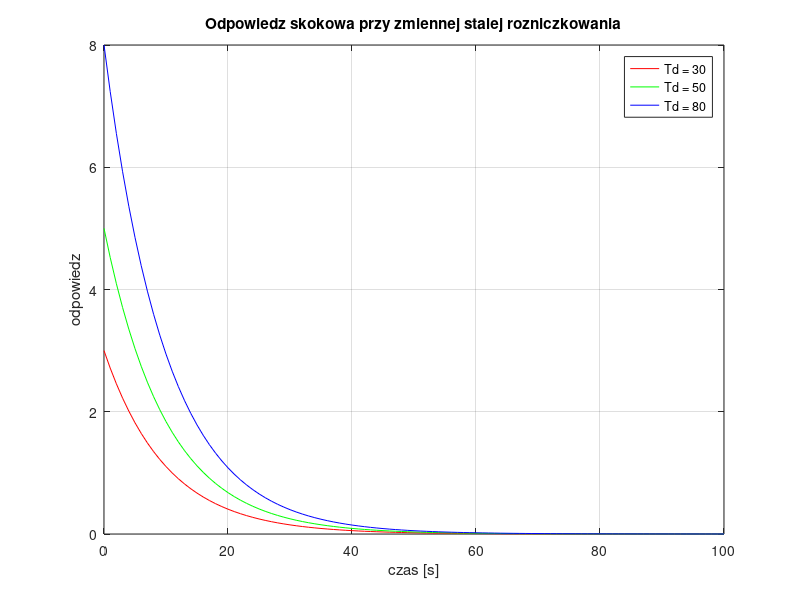
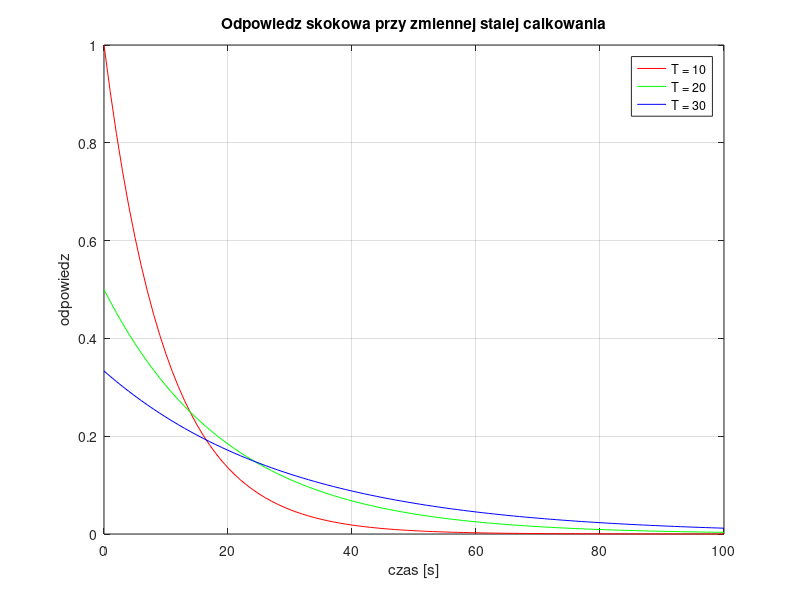
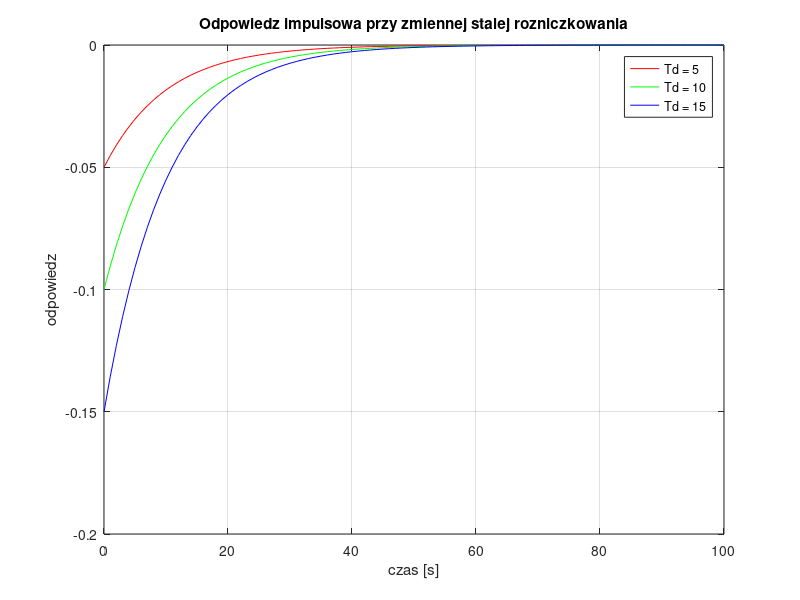
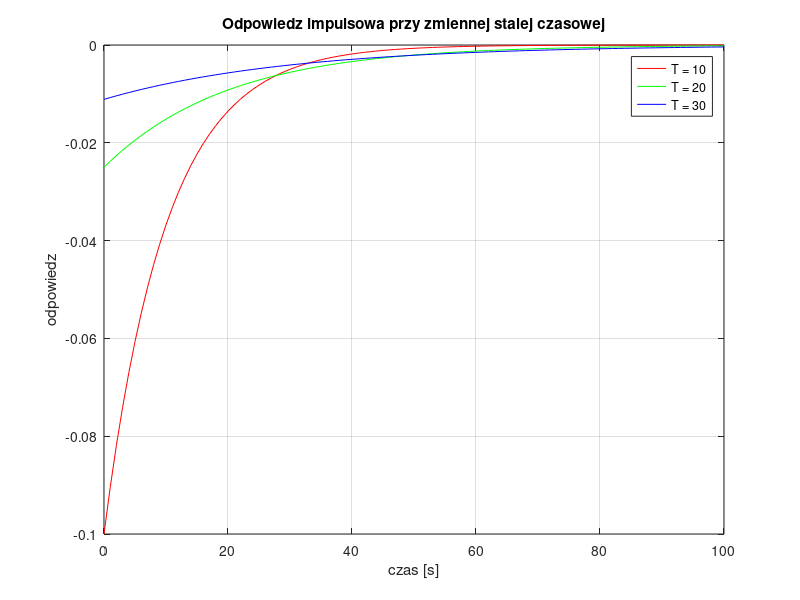

The MATLAB script that drew these images, in order:
clear all; close all;

% Obiekt rozniczkujacy rzeczywisty
% ************************************************************************
% Odpowiedz skokowa
% ************************************************************************
figure(1)
T = 10; Td = 30;
g = tf([Td 0], [T 1]);
[y1 t1] = step(g, 100);

T = 10; Td = 50;
g = tf([Td 0], [T 1]);
[y2 t2] = step(g, 100);

T = 10; Td = 80;
g = tf([Td 0], [T 1]);
[y3 t3] = step(g, 100);

plot(t1, y1, 'r', t2, y2, 'g', t3, y3, 'b')
grid on
title('Odpowiedz skokowa przy zmiennej stalej rozniczkowania')
xlabel('czas [s]')
ylabel('odpowiedz')
legend('Td = 30', 'Td = 50', 'Td = 80')
% ************************************************************************
figure(2)
T = 10; Td = 10;
g = tf([Td 0], [T 1]);
[y1 t1] = step(g, 100);

T = 20; Td = 10;
g = tf([Td 0], [T 1]);
[y2 t2] = step(g, 100);

T = 30; Td = 10;
g = tf([Td 0], [T 1]);
[y3 t3] = step(g, 100);

plot(t1, y1, 'r', t2, y2, 'g', t3, y3, 'b')
grid on
title('Odpowiedz skokowa przy zmiennej stalej calkowania')
xlabel('czas [s]')
ylabel('odpowiedz')
legend('T = 10', 'T = 20', 'T = 30')
% ************************************************************************
% Odpowiedz impulsowa
% ************************************************************************
figure(3)
T = 10; Td = 5;
g = tf([Td 0], [T 1]);
[y1 t1] = impulse(g, 100);

T = 10; Td = 10;
g = tf([Td 0], [T 1]);
[y2 t2] = impulse(g, 100);

T = 10; Td = 15;
g = tf([Td 0], [T 1]);
[y3 t3] = impulse(g, 100);

plot(t1, y1, 'r', t2, y2, 'g', t3, y3, 'b')
grid on
title('Odpowiedz impulsowa przy zmiennej stalej rozniczkowania')
xlabel('czas [s]')
ylabel('odpowiedz')
legend('Td = 5', 'Td = 10', 'Td = 15')
% ************************************************************************
figure(4)
T = 10; Td = 10;
g = tf([Td 0], [T 1]);
[y1 t1] = impulse(g, 100);

T = 20; Td = 10;
g = tf([Td 0], [T 1]);
[y2 t2] = impulse(g, 100);

T = 30; Td = 10;
g = tf([Td 0], [T 1]);
[y3 t3] = impulse(g, 100);

plot(t1, y1, 'r', t2, y2, 'g', t3, y3, 'b')
grid on
title('Odpowiedz impulsowa przy zmiennej stalej czasowej')
xlabel('czas [s]')
ylabel('odpowiedz')
legend('T = 10', 'T = 20', 'T = 30')
